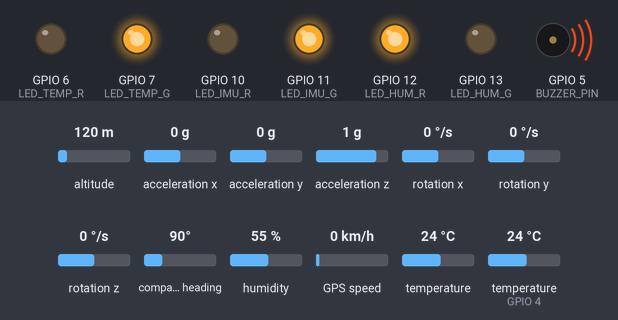
A sketch run on a simulated ESP32-S3. Parts: output pins drawn as LEDs (lit = HIGH), buzzer (waves = sounding, pin HIGH). The test bench sets the inputs (shaded band); at power-on: acceleration x 0 g, temperature (sensor on GPIO 4) 24 °C, acceleration y 0 g, altitude 120 m, acceleration z 1 g, rotation x 0 °/s, rotation y 0 °/s, rotation z 0 °/s, compass heading 90°, humidity 55 %, GPS speed 0 km/h, temperature 24 °C. The local clock reads 2024-03-15 10:24:30 at power-on unless the sketch sets it; storage starts empty; the GPS gets a fix after 3 s at 37.7749, -122.4194 with 8 satellites; what the sketch prints to the serial monitor is not drawn.

Above: at 1.2 s.
1.3 s: acceleration x set to -0.4 g
5.5 s: acceleration x set to -0.7 g
At 6.9 s:
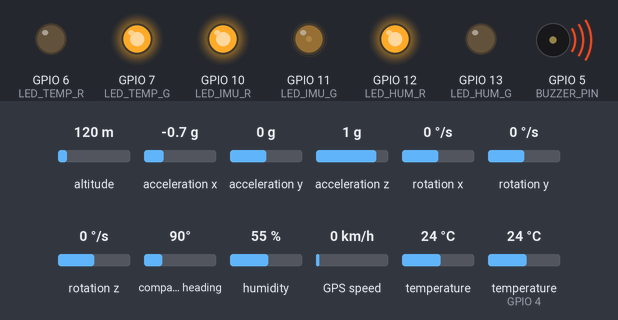
7.5 s: temperature (sensor on GPIO 4) set to 27 °C
11.2 s: temperature (sensor on GPIO 4) set to 30 °C
At 14.2 s:
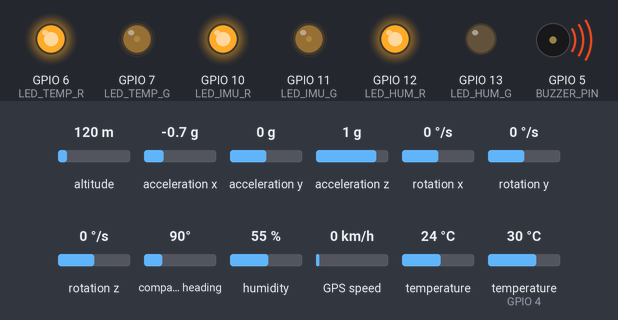
14.5 s: acceleration y set to -1.4 g
At 16.2 s:
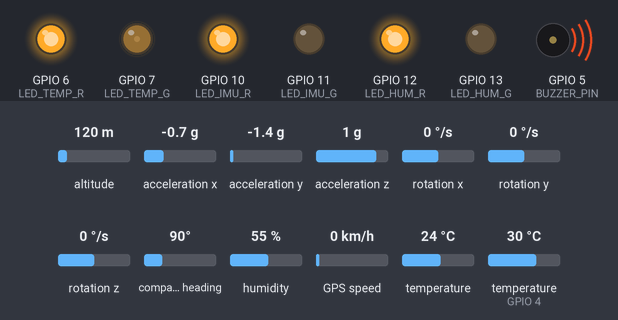
16.5 s: temperature (sensor on GPIO 4) set to 33 °C
At 20.2 s:
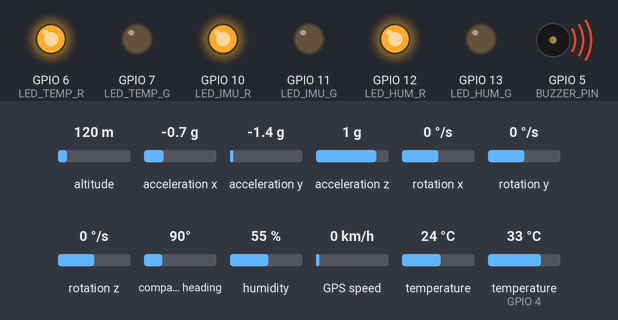
Timing chart, 0 to 21.5 s (numbered marks = the images above; inputs shaded):
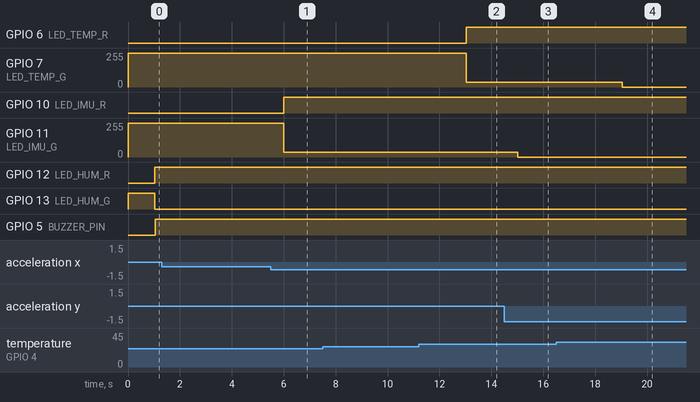

Measured:
- the behaviour switches between -0.5 and -0.6 g on acceleration x (found by bisection; images 0 and 1)
- the behaviour switches between 28 and 29 °C on temperature (sensor on GPIO 4) (found by bisection; images 1 and 2)
- after the input at 1.3 s, every drawn part: stays the same
- after the input at 5.5 s, GPIO 10 (LED_IMU_R): LOW → HIGH after 0.51 s; GPIO 11 (LED_IMU_G): 255/255 → 35/255 after 0.51 s
- after the input at 7.5 s, every drawn part: stays the same
- after the input at 11.2 s, GPIO 6 (LED_TEMP_R): LOW → HIGH after 1.8 s; GPIO 7 (LED_TEMP_G): 255/255 → 35/255 after 1.8 s
- after the input at 14.5 s, GPIO 11 (LED_IMU_G): 35/255 → 0/255 after 0.51 s
- after the input at 16.5 s, GPIO 7 (LED_TEMP_G): 35/255 → 0/255 after 2.5 s

The sketch:

STSD.ino
```cpp
#include <Arduino.h>
#include <math.h>
#include <WiFi.h>
#include <WebServer.h>
#include <FS.h>
#include <LittleFS.h>
#include "dht11.h"

// Modulos
#include "imu.h"
#include "rtc.h"
#include "gps.h"

// Definición de pines para actuadores en ESP32-S3-DevKitC-1
#define BUZZER_PIN 5

// LED RGB 1: Temperatura (Pines R y G)
#define LED_TEMP_R 6
#define LED_TEMP_G 7

// LED RGB 2: IMU / Impactos (Pines R y G)
#define LED_IMU_R 10
#define LED_IMU_G 11

// LED RGB 3: Humedad (Pines R y G)
#define LED_HUM_R 12
#define LED_HUM_G 13

// Estados de alarma para señalización visual y sonora
enum EstadoAlarma { VERDE = 0, AMARILLO = 1, ROJO = 2 };

// Variables de estado con enclavamiento (latching)
EstadoAlarma estadoTemp = VERDE;
EstadoAlarma estadoIMU = VERDE;
EstadoAlarma estadoHum = VERDE;

// Variables globales de configuración (inician con valores por defecto)
int confRotacion = 0;
int confAceleracion = 0;
int confHumedad = 0;
float confTempMin = 2.0;
float confTempMax = 30.0;
float confMargen = 1.5;

unsigned long ultimoTiempoRegistro = 0;
const unsigned long INTERVALO_REGISTRO = 1000; // 1 segundo de delay entre muestras

// Servidor Web en puerto 80 y variables de caché de sensores
WebServer server(80);
float ultimaTemp = 0.0;
float ultimaHum = 0.0;
float ultimoImpacto = 0.0;

String textoEstado(EstadoAlarma e) {
  if (e == VERDE) return "NORMAL (Verde)";
  if (e == AMARILLO) return "ADVERTENCIA (Amarillo)";
  return "CRITICO (Rojo)";
}

String colorEstado(EstadoAlarma e) {
  if (e == VERDE) return "#2ecc71";
  if (e == AMARILLO) return "#f1c40f";
  return "#e74c3c";
}

void enviarPaginaWeb() {
  String strTemp = (ultimaTemp == -999.0f) ? "Error sensor" : (String(ultimaTemp, 1) + " &deg;C");
  String strHum  = (ultimaHum == -999.0f)  ? "Error sensor" : (String(ultimaHum, 1) + " %");
  String strImp  = String(ultimoImpacto, 2) + " m/s&sup2;";

  String html = "<!DOCTYPE html><html lang='es'><head>"
                "<meta charset='UTF-8'>"
                "<meta name='viewport' content='width=device-width, initial-scale=1.0'>"
                "<meta http-equiv='refresh' content='2'>"
                "<title>STSD Monitoreo</title>"
                "<style>"
                "body{font-family:Arial,sans-serif;background:#1e1e24;color:#f0f0f0;margin:0;padding:20px;text-align:center;}"
                "h1{font-size:1.4rem;margin-bottom:15px;color:#ffffff;}"
                ".card{background:#2a2b36;border-radius:10px;padding:15px;margin:12px auto;max-width:360px;box-shadow:0 4px 6px rgba(0,0,0,0.3);text-align:left;}"
                ".card h2{margin:0 0 8px 0;font-size:1.1rem;color:#b0b3c1;}"
                ".val{font-size:1.6rem;font-weight:bold;margin-bottom:8px;}"
                ".badge{display:inline-block;padding:4px 10px;border-radius:5px;font-size:0.85rem;font-weight:bold;color:#000;}"
                ".footer{margin-top:20px;font-size:0.8rem;color:#7a7c88;}"
                "</style></head><body>"
                "<h1>STSD - Monitoreo en Vivo</h1>"
                "<div class='card'>"
                "<h2>Temperatura</h2>"
                "<div class='val'>" + strTemp + "</div>"
                "<span class='badge' style='background:" + colorEstado(estadoTemp) + ";'>" + textoEstado(estadoTemp) + "</span>"
                "</div>"
                "<div class='card'>"
                "<h2>Humedad Relativa</h2>"
                "<div class='val'>" + strHum + "</div>"
                "<span class='badge' style='background:" + colorEstado(estadoHum) + ";'>" + textoEstado(estadoHum) + "</span>"
                "</div>"
                "<div class='card'>"
                "<h2>Impacto / Aceleraci&oacute;n</h2>"
                "<div class='val'>" + strImp + "</div>"
                "<span class='badge' style='background:" + colorEstado(estadoIMU) + ";'>" + textoEstado(estadoIMU) + "</span>"
                "</div>"
                "<p class='footer'>Actualizaci&oacute;n autom&aacute;tica cada 2s &bull; IP: 192.168.4.1</p>"
                "</body></html>";

  server.send(200, "text/html", html);
}

void setupWiFi() {
  WiFi.softAP("STSD_Monitoreo", "12345678");
  Serial.println("Red WiFi AP creada: STSD_Monitoreo");
  Serial.print("IP del Servidor Web: ");
  Serial.println(WiFi.softAPIP());

  server.on("/", enviarPaginaWeb);
  server.begin();
  Serial.println("Servidor Web HTTP iniciado");
}

void guardarAnomaliaCSV(String fechaHora, float temp, float hum, float impacto) {
  File archivo = LittleFS.open("/registro.csv", FILE_APPEND);
  if (!archivo) {
    Serial.println("Error abriendo /registro.csv para escritura");
    return;
  }

  String strLat = "Sin_GPS";
  String strLon = "Sin_GPS";
  if (tieneUbicacion()) {
    strLat = String(obtenerLatitud(), 6);
    strLon = String(obtenerLongitud(), 6);
  }

  String linea = fechaHora + "," +
                 String(temp, 1) + "," +
                 String(hum, 1) + "," +
                 String(impacto, 2) + "," +
                 strLat + "," +
                 strLon + "," +
                 textoEstado(estadoTemp) + "," +
                 textoEstado(estadoHum) + "," +
                 textoEstado(estadoIMU);

  archivo.println(linea);
  archivo.close();
  Serial.println("Anomalia registrada en LittleFS: " + linea);
}

void enviarRegistroPorSerie() {
  Serial.println("---INICIO_REGISTRO---");
  Serial.println("FechaHora,Temperatura_C,Humedad_Porc,Impacto_ms2,Latitud,Longitud,Estado_Temp,Estado_Hum,Estado_IMU");
  if (LittleFS.exists("/registro.csv")) {
    File archivo = LittleFS.open("/registro.csv", "r");
    if (archivo) {
      while (archivo.available()) {
        String l = archivo.readStringUntil('\n');
        l.trim();
        if (l.length() > 0) {
          Serial.println(l);
        }
      }
      archivo.close();
    }
  }
  Serial.println("---FIN_REGISTRO---");
}

void actualizarLedRGB(int pinRojo, int pinVerde, EstadoAlarma estado) {
  if (estado == VERDE) {
    analogWrite(pinRojo, 0);
    analogWrite(pinVerde, 255);
  } else if (estado == AMARILLO) {
    analogWrite(pinRojo, 255);
    analogWrite(pinVerde, 35);
  } else if (estado == ROJO) {
    analogWrite(pinRojo, 255);
    analogWrite(pinVerde, 0);
  }
}

void setup() {
  Serial.begin(115200); // Comunicación serie con la PC

  // Inicializar pines de actuadores
  pinMode(BUZZER_PIN, OUTPUT);
  pinMode(LED_TEMP_R, OUTPUT);
  pinMode(LED_TEMP_G, OUTPUT);
  pinMode(LED_IMU_R, OUTPUT);
  pinMode(LED_IMU_G, OUTPUT);
  pinMode(LED_HUM_R, OUTPUT);
  pinMode(LED_HUM_G, OUTPUT);

  // Estado inicial: LEDs en VERDE y buzzer apagado
  actualizarLedRGB(LED_TEMP_R, LED_TEMP_G, estadoTemp);
  actualizarLedRGB(LED_IMU_R, LED_IMU_G, estadoIMU);
  actualizarLedRGB(LED_HUM_R, LED_HUM_G, estadoHum);
  digitalWrite(BUZZER_PIN, LOW);

  // Inicializar LittleFS (Flash interna para datalogger de anomalías)
  if (!LittleFS.begin(true)) {
    Serial.println("Error al montar LittleFS");
  } else {
    Serial.println("LittleFS montado correctamente");
  }

  // Inicializar módulos
  setupDHT();
  setupRTC();
  setupIMU();
  setupGPS();
  setupWiFi(); // Servidor Web HTTP y Punto de Acceso WiFi

  Serial.println("Sistema de Transporte Iniciado");
}

void loop() {
  procesarGPS();

  // 1. Escuchar si la PC (Qt) envía una nueva configuración o solicita descarga de registro
  if (Serial.available() > 0) {
    String linea = Serial.readStringUntil('\n');
    linea.trim();
    if (linea == "DESCARGAR") {
      enviarRegistroPorSerie();
    } else if (linea == "OBTENER_CONFIG") {
      Serial.println("CONFIG:" + String(confRotacion) + "," +
                     String(confAceleracion) + "," +
                     String(confHumedad) + "," +
                     String(confTempMin, 1) + "," +
                     String(confTempMax, 1) + "," +
                     String(confMargen, 1));
    } else if (linea.length() > 0) {
      int rot = 0, acc = 0, hum = 0;
      float tMin = 0.0, tMax = 0.0, marg = 0.0;
      if (sscanf(linea.c_str(), "%d,%d,%d,%f,%f,%f", &rot, &acc, &hum, &tMin, &tMax, &marg) == 6) {
        confRotacion = rot;
        confAceleracion = acc;
        confHumedad = hum;
        confTempMin = tMin;
        confTempMax = tMax;
        confMargen = marg;

        // Resetear variables de enclavamiento a VERDE con la nueva configuración
        estadoTemp = VERDE;
        estadoIMU = VERDE;
        estadoHum = VERDE;
        ultimoImpacto = 0.0;
        actualizarLedRGB(LED_TEMP_R, LED_TEMP_G, estadoTemp);
        actualizarLedRGB(LED_IMU_R, LED_IMU_G, estadoIMU);
        actualizarLedRGB(LED_HUM_R, LED_HUM_G, estadoHum);

        // Limpiar el registro CSV en flash para el nuevo viaje
        if (LittleFS.exists("/registro.csv")) {
          LittleFS.remove("/registro.csv");
        }

        Serial.println("--- CONFIGURACION ACTUALIZADA DESDE LA PC ---");
        Serial.print("Temp Min: "); Serial.print(confTempMin);
        Serial.print(" | Temp Max: "); Serial.println(confTempMax);
        Serial.print("Perfil Humedad: "); Serial.print(confHumedad);
        Serial.print(" | Perfil Aceleracion: "); Serial.println(confAceleracion);
        Serial.println("Registro previo de viaje eliminado de LittleFS.");
      }
    }
  }

  unsigned long tiempoActual = millis();

  // 2. Lectura periódica y registro de datos (cada 1 segundo)
  if (tiempoActual - ultimoTiempoRegistro >= INTERVALO_REGISTRO) {
    ultimoTiempoRegistro = tiempoActual;

    float temperatura = medicionTemp();
    float humedad = medicionHum();
    ultimaTemp = temperatura;
    ultimaHum = humedad;

    // Enviar datos por Serial a la PC (C/C++ Qt)
    Serial.print("Temp: ");
    Serial.print(temperatura);
    Serial.print(" C, Hum: ");
    Serial.print(humedad);
    Serial.println(" %");

    // Imprimir datos del GPS
    if (tieneUbicacion()) {
      Serial.print("Ubicacion: Lat: ");
      Serial.print(obtenerLatitud(), 6);
      Serial.print(" Lon: ");
      Serial.println(obtenerLongitud(), 6);
    } else {
      Serial.println("Buscando señal GPS...");
    }

    String timestamp = obtenerFechaHora();
    Serial.print("[" + timestamp + "] ");

    float ax = 0.0, ay = 0.0, az = 0.0;
    bool imuOk = leerIMU(ax, ay, az);
    if (imuOk) {
      Serial.print("Accel(X,Y,Z): ");
      Serial.print(ax); Serial.print(", ");
      Serial.print(ay); Serial.print(", ");
      Serial.print(az); Serial.println(" m/s^2");
    }

    bool anomaliaActual = false;

    // A. Evaluación de Temperatura con enclavamiento (latching)
    if (temperatura != -999.0) {
      if (temperatura < confTempMin || temperatura > confTempMax) {
        estadoTemp = ROJO;
        anomaliaActual = true;
      } else if (temperatura > (confTempMax - confMargen) || temperatura < (confTempMin + confMargen)) {
        if (estadoTemp < AMARILLO) {
          estadoTemp = AMARILLO;
        }
        anomaliaActual = true;
      }
    }

    // B. Evaluación de Humedad con enclavamiento (latching)
    if (humedad != -999.0) {
      float humMin = 20.0;
      float humMax = 50.0;
      if (confHumedad == 1) {
        humMin = 60.0;
        humMax = 80.0;
      } else if (confHumedad == 2) {
        humMin = 20.0;
        humMax = 90.0;
      }

      const float MARGEN_HUM = 5.0;
      if (humedad < humMin || humedad > humMax) {
        estadoHum = ROJO;
        anomaliaActual = true;
      } else if (humedad < (humMin + MARGEN_HUM) || humedad > (humMax - MARGEN_HUM)) {
        if (estadoHum < AMARILLO) {
          estadoHum = AMARILLO;
        }
        anomaliaActual = true;
      }
    }

    // C. Evaluación de IMU / Impactos con enclavamiento (latching)
    if (imuOk) {
      float acelTotal = sqrt(ax * ax + ay * ay + az * az);
      float impacto = fabs(acelTotal - 9.8);
      ultimoImpacto = impacto;

      float umbralAmarillo = 1.5;
      float umbralRojo = 3.0;
      if (confAceleracion == 1) {
        umbralAmarillo = 3.0;
        umbralRojo = 6.0;
      } else if (confAceleracion == 2) {
        umbralAmarillo = 6.0;
        umbralRojo = 10.0;
      }

      if (impacto >= umbralRojo) {
        estadoIMU = ROJO;
        anomaliaActual = true;
      } else if (impacto >= umbralAmarillo) {
        if (estadoIMU < AMARILLO) {
          estadoIMU = AMARILLO;
        }
        anomaliaActual = true;
      }
    }

    // Actualizar visualización en los 3 LEDs RGB
    actualizarLedRGB(LED_TEMP_R, LED_TEMP_G, estadoTemp);
    actualizarLedRGB(LED_IMU_R, LED_IMU_G, estadoIMU);
    actualizarLedRGB(LED_HUM_R, LED_HUM_G, estadoHum);

    // D. Registro en memoria Flash (LittleFS) si hubo anomalía en la lectura actual
    if (anomaliaActual) {
      guardarAnomaliaCSV(timestamp, temperatura, humedad, ultimoImpacto);
    }
  }

  // 3. Control no bloqueante del Buzzer
  if (estadoTemp == ROJO || estadoIMU == ROJO || estadoHum == ROJO) {
    digitalWrite(BUZZER_PIN, HIGH); // Pitido continuo en estado crítico
  } else if (estadoTemp == AMARILLO || estadoIMU == AMARILLO || estadoHum == AMARILLO) {
    bool tonoActivo = ((millis() / 300) % 2 == 0); // Pitido intermitente cada 300 ms
    digitalWrite(BUZZER_PIN, tonoActivo ? HIGH : LOW);
  } else {
    digitalWrite(BUZZER_PIN, LOW); // Apagado en estado seguro
  }

  // 4. Manejo del servidor Web (WiFi)
  server.handleClient();
}
```

dht11.cpp
```cpp
#include "dht11.h"

// Inicialización de la instancia del sensor
DHT dht(DHTPIN, DHTTYPE);

void setupDHT() {
  dht.begin();
}

float medicionTemp() {
  float temp = dht.readTemperature();
  // Verificar si la lectura falló
  if (isnan(temp)) {
    return -999.0; // Código de error
  }
  return temp;
}

float medicionHum() {
  float hum = dht.readHumidity();
  // Verificar si la lectura falló
  if (isnan(hum)) {
    return -999.0; // Código de error
  }
  return hum;
}
```

dht11.h
```cpp
#ifndef DHT11_MOD_H
#define DHT11_MOD_H

#include <DHT.h>

// Definición del pin y tipo de sensor
#define DHTPIN 4      // Pin GPIO 4 del ESP32
#define DHTTYPE DHT11

// Declaración de funciones
void setupDHT();
float medicionTemp();
float medicionHum();

#endif
```

gps.cpp
```cpp
#include "gps.h"

// En el ESP32 usamos el puerto serie por hardware Serial2 (UART2):
// TX del módulo GPS -> Pin GPIO 16 del ESP32 (RX2)
// RX del módulo GPS -> Pin GPIO 17 del ESP32 (TX2)
TinyGPSPlus gps;

void setupGPS() {
  Serial2.begin(GPS_BAUD, SERIAL_8N1, GPS_RX_PIN, GPS_TX_PIN);
}

void procesarGPS() {
  // Esta función debe llamarse constantemente para no perder datos NMEA
  while (Serial2.available() > 0) {
    gps.encode(Serial2.read());
  }
}

bool tieneUbicacion() {
  return gps.location.isValid();
}

double obtenerLatitud() {
  return gps.location.lat();
}

double obtenerLongitud() {
  return gps.location.lng();
}
```

gps.h
```cpp
#ifndef GPS_MOD_H
#define GPS_MOD_H

#include <Arduino.h>
#include <TinyGPSPlus.h>

// Definición de pines UART2 en ESP32 y velocidad del GPS GY-NEO6MV2
#define GPS_RX_PIN 16
#define GPS_TX_PIN 17
#define GPS_BAUD   9600

void setupGPS();
void procesarGPS();
bool tieneUbicacion();
double obtenerLatitud();
double obtenerLongitud();

#endif
```

imu.cpp
```cpp
#include "imu.h"

Adafruit_MPU6050 mpu;

void setupIMU() {
  Wire.begin(I2C_SDA_PIN, I2C_SCL_PIN);

  // Intenta iniciar en 0x68 (AD0 a GND) o en 0x69 (AD0 a 3.3V para no chocar con el RTC)
  if (!mpu.begin(0x68) && !mpu.begin(0x69)) {
    Serial.println("No se encontró el sensor MPU6050");
    return;
  }

  // Configuración básica del rango del acelerómetro
  mpu.setAccelerometerRange(MPU6050_RANGE_8_G);
  mpu.setGyroRange(MPU6050_RANGE_500_DEG);
  mpu.setFilterBandwidth(MPU6050_BAND_21_HZ);

  Serial.println("IMU inicializada correctamente");
}

bool leerIMU(float &ax, float &ay, float &az) {
  sensors_event_t a, g, temp;
  if (mpu.getEvent(&a, &g, &temp)) {
    ax = a.acceleration.x;
    ay = a.acceleration.y;
    az = a.acceleration.z;
    return true;
  }
  return false;
}
```

imu.h
```cpp
#ifndef IMU_MOD_H
#define IMU_MOD_H

#include <Arduino.h>
#include <Adafruit_MPU6050.h>
#include <Adafruit_Sensor.h>
#include <Wire.h>

// Pines I2C por defecto en ESP32-S3-DevKitC-1
#define I2C_SDA_PIN 8
#define I2C_SCL_PIN 9

void setupIMU();
// Usamos paso por referencia para obtener los 3 valores de aceleración a la vez
bool leerIMU(float &ax, float &ay, float &az);

#endif
```

rtc.cpp
```cpp
#include "rtc.h"

RTC_DS3231 rtc;
bool rtcInicializado = false;

void setupRTC() {
  Wire.begin(8, 9); // Pines SDA=8 y SCL=9 en ESP32-S3-DevKitC-1
  if (!rtc.begin()) {
    Serial.println("No se encontró el RTC");
    rtcInicializado = false;
    return;
  }

  rtcInicializado = true;
  if (rtc.lostPower()) {
    Serial.println("El RTC perdió energía, ajustando la hora...");
    // Fija la fecha y hora a la del momento de compilación
    rtc.adjust(DateTime(F(__DATE__), F(__TIME__)));
  }
}

String obtenerFechaHora() {
  if (!rtcInicializado) {
    return "00/00/0000 00:00:00";
  }
  DateTime now = rtc.now();
  char buffer[20];
  // Formato: DD/MM/YYYY HH:MM:SS
  sprintf(buffer, "%02d/%02d/%04d %02d:%02d:%02d",
          now.day(), now.month(), now.year(),
          now.hour(), now.minute(), now.second());
  return String(buffer);
}
```

rtc.h
```cpp
#ifndef RTC_MOD_H
#define RTC_MOD_H

#include <Arduino.h>
#include <RTClib.h>

// Declaración de funciones
void setupRTC();
String obtenerFechaHora();

#endif
```
